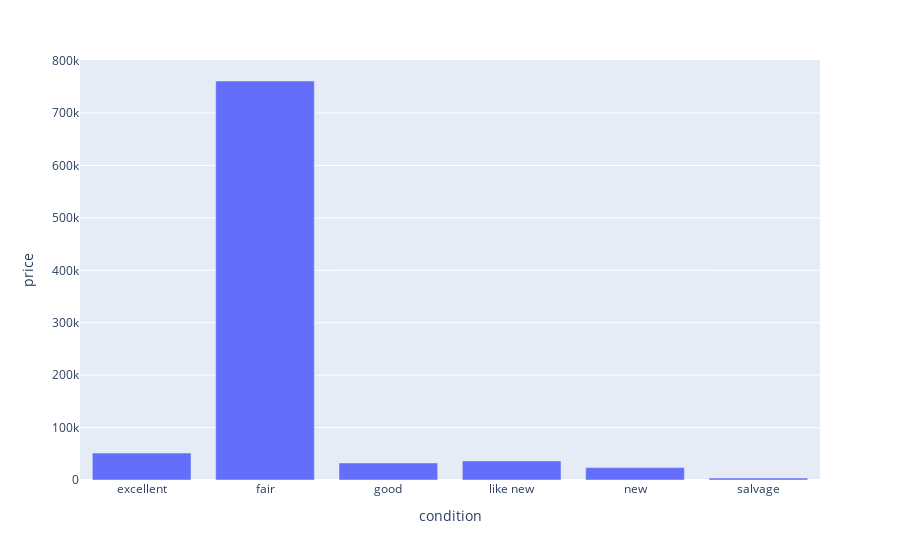

Source (notebook cell):
### Code cell
fig = px.bar(vals, x='condition', y='price')
fig.show()

### Figure 1 — Plotly figure (JSON) as saved in the notebook; plotly's stock layout.template omitted (floating-point values rounded to 4 significant figures)
{"data": [{"alignmentgroup": "True", "hovertemplate": "condition=%{x}<br>price=%{y}<extra></extra>", "legendgroup": "", "marker": {"color": "#636efa", "pattern": {"shape": ""}}, "name": "", "offsetgroup": "", "orientation": "v", "showlegend": false, "textposition": "auto", "type": "bar", "x": ["excellent", "fair", "good", "like new", "new", "salvage"], "xaxis": "x", "y": [51350.0, 761100.0, 32550.0, 36400.0, 23660.0, 3606.0], "yaxis": "y"}], "layout": {"autosize": true, "barmode": "relative", "legend": {"tracegroupgap": 0}, "margin": {"t": 60}, "xaxis": {"anchor": "y", "autorange": true, "domain": [0, 1], "range": [-0.5, 5.5], "title": {"text": "condition"}, "type": "category"}, "yaxis": {"anchor": "x", "autorange": true, "domain": [0, 1], "range": [0, 801100.0], "title": {"text": "price"}, "type": "linear"}}}
